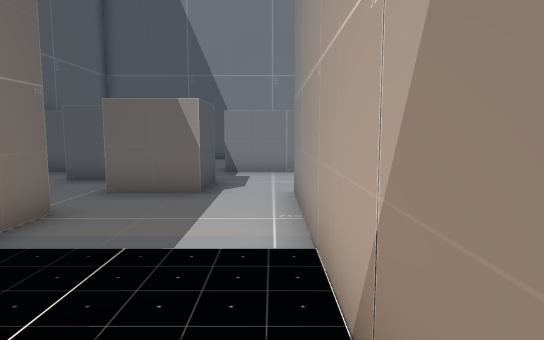
[1] (above)

16 first-person views from a walk through a 3-D level made in the Unity game engine. The camera is 1.2 m above the floor, tilts 6° down and sees 75° across. The floor is counted in squares, 1 m on a side. Each view is taken from the middle of a square. On the plan, view 1 faces up. The plan holds only what a view shows up to about 14 squares ahead; the rest is blank. The place goes on beyond the plan. The player is left out.

[2]
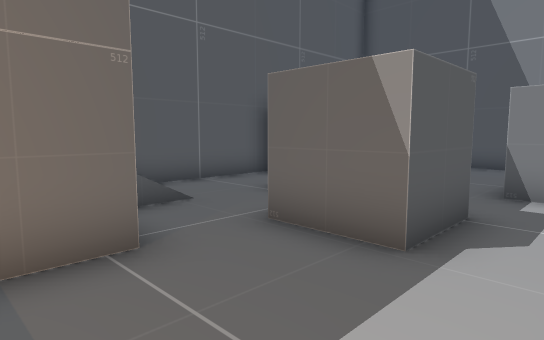

[3]
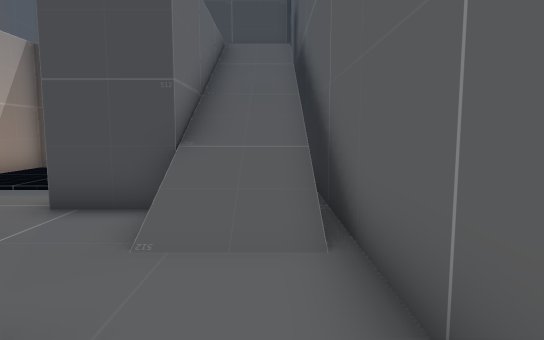

[4]
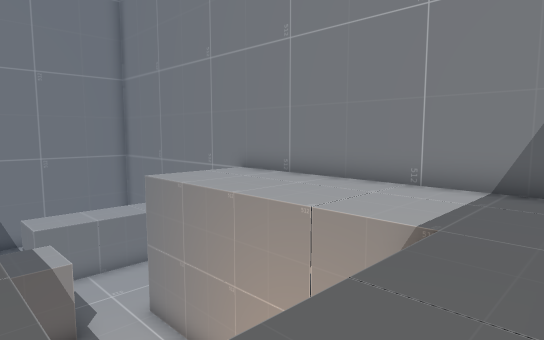

[5]
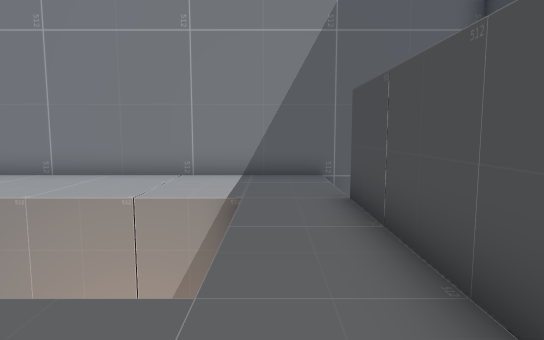

[6]
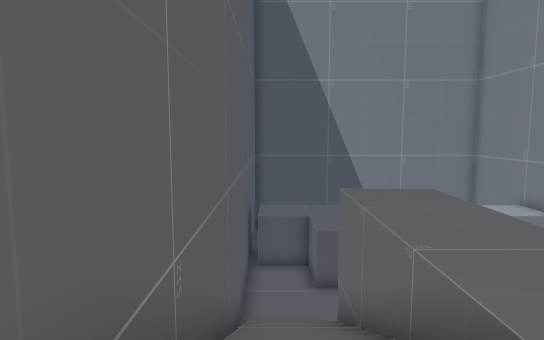

[7]
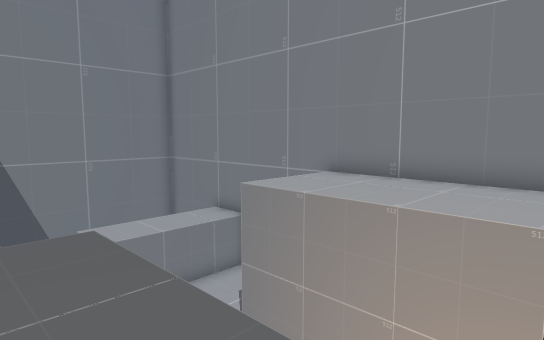

[8]
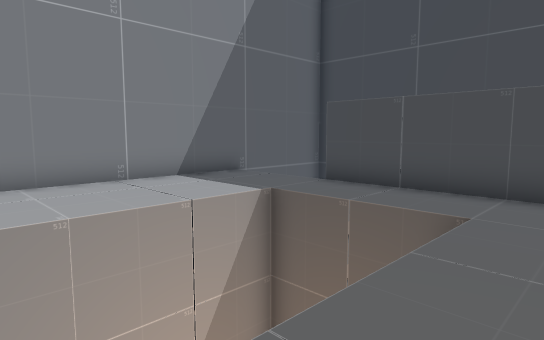

[9]
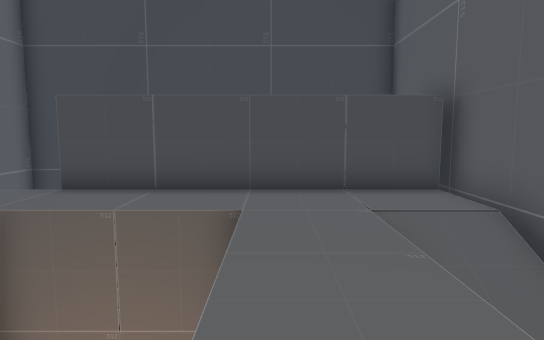

[10]
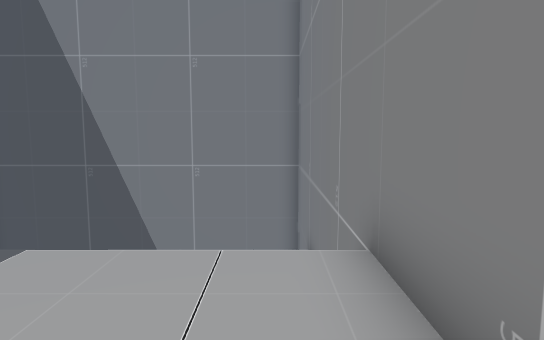

[11]
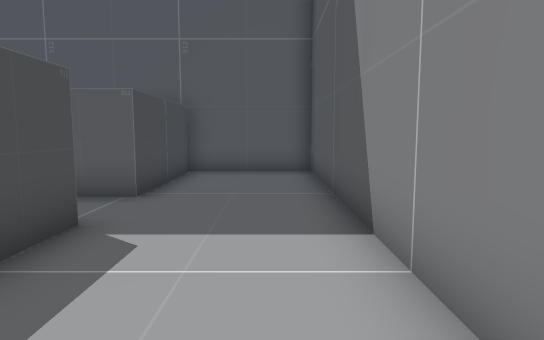

[12]
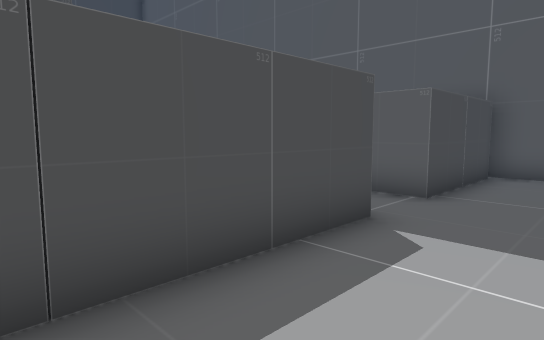

[13]
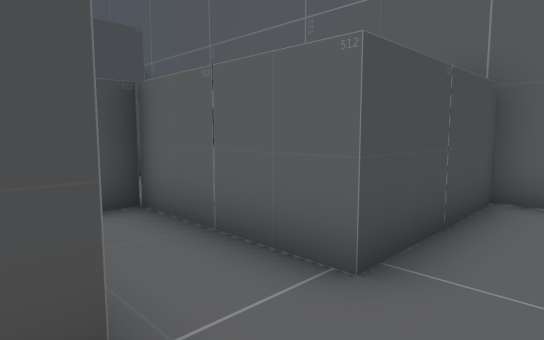

[14]
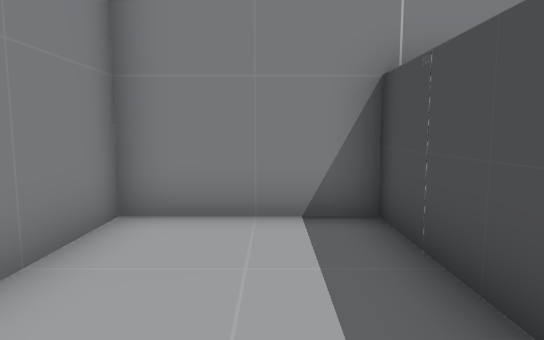

[15]
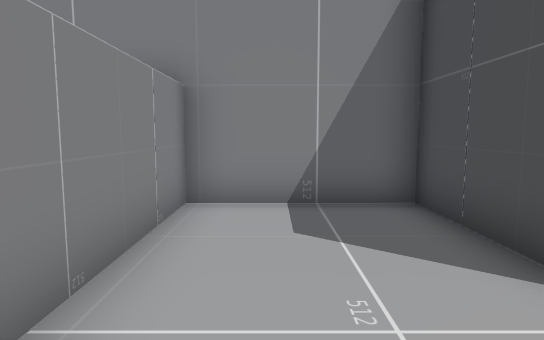

[16]
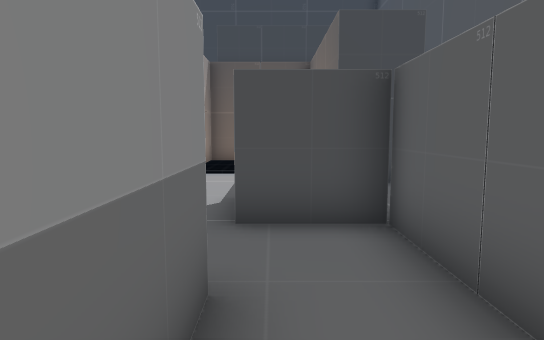

### Floor plan
Key: @ floor where view 1 was taken; # wall or solid block; . main floor; : floor 4 m higher than the main floor; / step, stairs or slope.
Columns run from 8 left of view 1 to 4 right of it. Each row starts with its distance up from view 1.
 17 #############
 16 #...........#
 15 #...........#
 14 #...........#
 13 #####..######
 12 #####..######
 11 #..##.......#
 10 #..##.......#
  9 #...###.....#
  8 #....##.....#
  7 #//......:::#
  6 #//......:::#
  5 #//::....:::#
  4 #//::....:::#
  3 #//::....:::#
  2 #//:: ...:::#
  1 #//::   .:::#
  0 #//::...@:::#
 -1 #:::::::::::#
 -2 #:::::::::::#
 -3 #########   #
 -4             #
 -5             #

Where each view was taken, in squares from view 1:
view 1: 0 up, 0 right, facing up
view 2: 4 up, 0 right, facing up-left
view 3: 11 up, 7 left, facing down
view 4: 2 down, 4 left, facing up-right
view 5: 1 down, 6 left, facing right
view 6: 2 down, 7 left, facing up
view 7: 1 up, 5 left, facing up-right
view 8: 5 up, 5 left, facing down-right
view 9: 5 up, 4 left, facing down
view 10: 4 up, 3 right, facing up
view 11: 16 up, 3 right, facing left
view 12: 16 up, 3 right, facing down-left
view 13: 15 up, 1 left, facing down-left
view 14: 15 up, 1 left, facing right
view 15: 10 up, 2 left, facing right
view 16: 14 up, 2 left, facing down
